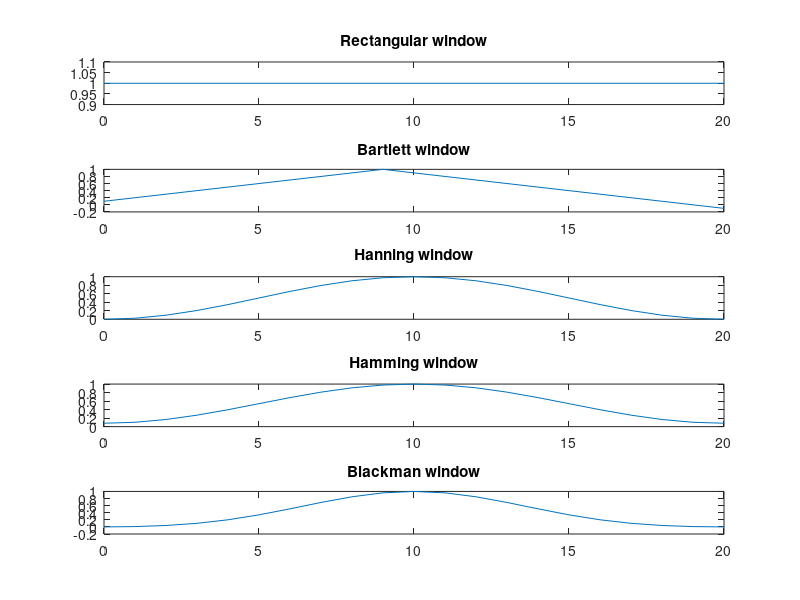
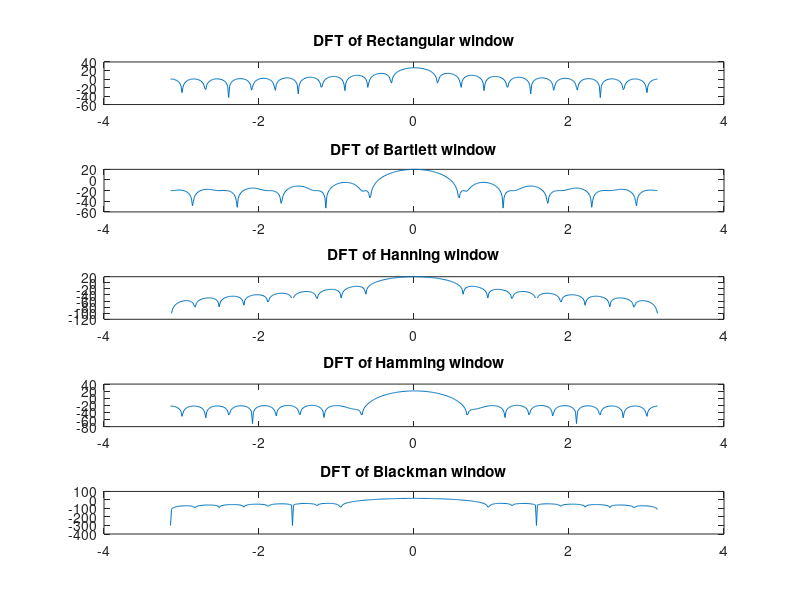

These charts were generated, in order, by the following MATLAB code:
clc;
clearvars;
close all;

M = 21;
% rectangular
n = 0:(M-1);
w_rect = ones(1, M);
%barlett
w_bartlett = zeros(1, M);
for i = 1:length(w_bartlett)
    if i >= 0 && i <= (M-1)/2
        w_bartlett(i) = 2*i/(M-1);
    else
        w_bartlett(i) = 2 - (2*i/(M-1));
    end
end
%hanning
w_hann = 0.5*(1-cos(2*pi*n/(M-1)));
%hamming
w_hamm = 0.54 - 0.46*cos(2*pi*n/(M-1));
%blackman
w_black = 0.42 - 0.5*cos(2*pi*n/(M-1)) + 0.08*cos(4*pi*n/(M-1));

%plotting in time domain
subplot(511), plot(n, w_rect), title("Rectangular window");
subplot(512), plot(n, w_bartlett), title("Bartlett window");
subplot(513), plot(n, w_hann), title("Hanning window");
subplot(514), plot(n, w_hamm), title("Hamming window");
subplot(515), plot(n, w_black), title("Blackman window");

figure
N = 512;
w = linspace(-pi, pi, N);
subplot(511), plot(w, 20*log10(abs(fftshift(fft(w_rect, N))))), title("DFT of Rectangular window");
subplot(512), plot(w, 20*log10(abs(fftshift(fft(w_bartlett, N))))), title("DFT of Bartlett window");
subplot(513), plot(w, 20*log10(abs(fftshift(fft(w_hann, N))))), title("DFT of Hanning window");
subplot(514), plot(w, 20*log10(abs(fftshift(fft(w_hamm, N))))), title("DFT of Hamming window");
subplot(515), plot(w, 20*log10(abs(fftshift(fft(w_black, N))))), title("DFT of Blackman window");